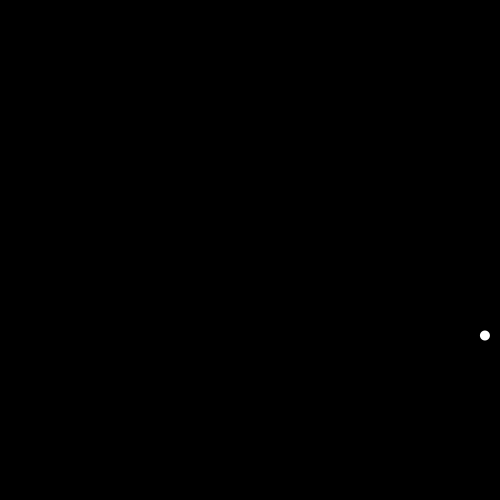
Frame 1 (no input)
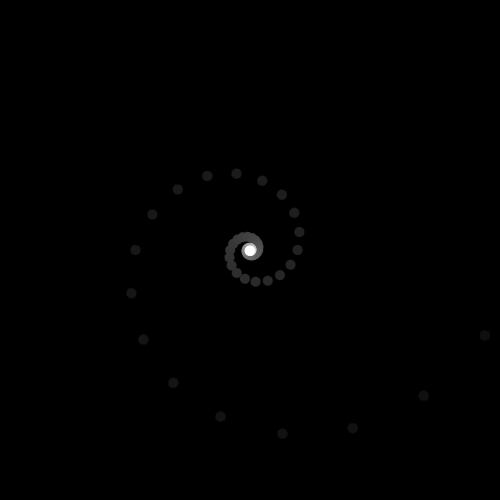
Frame 60 (the mouse pressed at the canvas centre just before this capture)
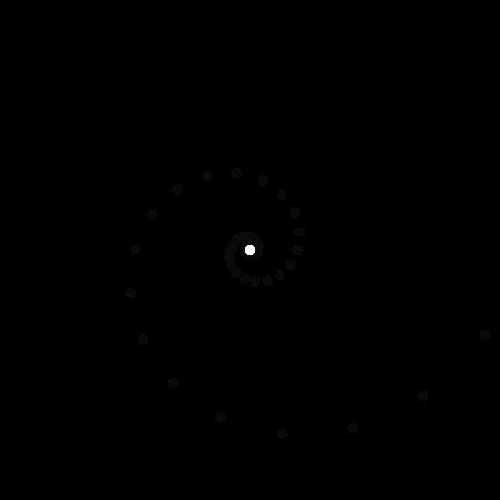
Frame 120 (the mouse held since frame 60 and released just before this capture)

The Processing sketch that drew these frames (run headless with seeded random() and noise(); from frame 60 on, the mouse is pressed at the canvas centre):

// Processing sketch: Exercise032_01
// ── Exercise032_01.pde
float deg = 360;
float radius;
float angle;
float x;
float y;
float targetx;
float targety;

void setup() {
  size(500, 500);
  noStroke();
  frameRate(30);
  background(0);
  radius = width/2;
}

void draw() {
  fill(0, 12);
  rect(0, 0, width, height);

  fill(255);
  deg += 20;
  angle = radians(deg);
  x = (width/2) + (cos(angle) * radius);
  y = (height/2) + (sin(angle) * radius);
  ellipse(x, y, 10, 10);

  radius = radius / 1.05;
  if (radius == 1) {
    radius = width/2;
  } else {
    radius /= 1.05;
  }

  println(targetx, targety);
}
